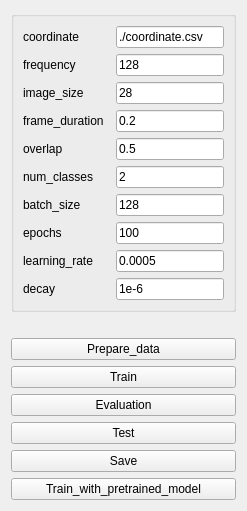
             <widget class="QWidget" name="to_eegclf">
              <layout class="QGridLayout" name="gridLayout_32">
               <item row="0" column="0">
                <widget class="QGroupBox" name="groupBox">
                 <layout class="QGridLayout" name="gridLayout_36">
                  <item row="2" column="2">
                   <widget class="QLineEdit" name="lineEdit_eegclf_image_size">
                    <property name="text">
                     <string>28</string>
                    </property>
                   </widget>
                  </item>
                  <item row="6" column="2">
                   <widget class="QLineEdit" name="lineEdit_eegclf_batch_size">
                    <property name="text">
                     <string>128</string>
                    </property>
                   </widget>
                  </item>
                  <item row="7" column="2">
                   <widget class="QLineEdit" name="lineEdit_eegclf_epochs">
                    <property name="text">
                     <string>100</string>
                    </property>
                   </widget>
                  </item>
                  <item row="5" column="2">
                   <widget class="QLineEdit" name="lineEdit_eegclf_num_classes">
                    <property name="text">
                     <string>2</string>
                    </property>
                   </widget>
                  </item>
                  <item row="1" column="0">
                   <widget class="QLabel" name="label_38">
                    <property name="text">
                     <string>frequency</string>
                    </property>
                   </widget>
                  </item>
                  <item row="9" column="0">
                   <widget class="QLabel" name="label_46">
                    <property name="text">
                     <string>decay</string>
                    </property>
                   </widget>
                  </item>
                  <item row="0" column="0">
                   <widget class="QLabel" name="label_15">
                    <property name="text">
                     <string>coordinate</string>
                    </property>
                   </widget>
                  </item>
                  <item row="8" column="0">
                   <widget class="QLabel" name="label_44">
                    <property name="text">
                     <string>learning_rate</string>
                    </property>
                   </widget>
                  </item>
                  <item row="2" column="0">
                   <widget class="QLabel" name="label_39">
                    <property name="text">
                     <string>image_size</string>
                    </property>
                   </widget>
                  </item>
                  <item row="4" column="2">
                   <widget class="QLineEdit" name="lineEdit_eegclf_overlap">
                    <property name="text">
                     <string>0.5</string>
                    </property>
                   </widget>
                  </item>
                  <item row="6" column="0">
                   <widget class="QLabel" name="label_45">
                    <property name="text">
                     <string>batch_size</string>
                    </property>
                   </widget>
                  </item>
                  <item row="0" column="2">
                   <widget class="QLineEdit" name="lineEdit_eegclf_coordinate">
                    <property name="text">
                     <string>./coordinate.csv</string>
                    </property>
                   </widget>
                  </item>
                  <item row="4" column="0">
                   <widget class="QLabel" name="label_40">
                    <property name="text">
                     <string>overlap</string>
                    </property>
                   </widget>
                  </item>
                  <item row="3" column="2">
                   <widget class="QLineEdit" name="lineEdit_eegclf_frame_duration">
                    <property name="text">
                     <string>0.2</string>
                    </property>
                   </widget>
                  </item>
                  <item row="7" column="0" colspan="2">
                   <widget class="QLabel" name="label_43">
                    <property name="text">
                     <string>epochs</string>
                    </property>
                   </widget>
                  </item>
                  <item row="5" column="0">
                   <widget class="QLabel" name="label_41">
                    <property name="text">
                     <string>num_classes</string>
                    </property>
                   </widget>
                  </item>
                  <item row="1" column="2">
                   <widget class="QLineEdit" name="lineEdit_eegclf_frequency">
                    <property name="text">
                     <string>128</string>
                    </property>
                   </widget>
                  </item>
                  <item row="8" column="2">
                   <widget class="QLineEdit" name="lineEdit_eegclf_learning_rate">
                    <property name="text">
                     <string>0.0005</string>
                    </property>
                   </widget>
                  </item>
                  <item row="3" column="0">
                   <widget class="QLabel" name="label_42">
                    <property name="text">
                     <string>frame_duration</string>
                    </property>
                   </widget>
                  </item>
                  <item row="9" column="2">
                   <widget class="QLineEdit" name="lineEdit_eegclf_decay">
                    <property name="text">
                     <string>1e-6</string>
                    </property>
                   </widget>
                  </item>
                 </layout>
                </widget>
               </item>
               <item row="11" column="0">
                <widget class="QPushButton" name="eegclf_train_with_pretrained_model">
                 <property name="text">
                  <string>Train_with_pretrained_model</string>
                 </property>
                </widget>
               </item>
               <item row="9" column="0">
                <widget class="QPushButton" name="eegclf_test">
                 <property name="text">
                  <string>Test</string>
                 </property>
                </widget>
               </item>
               <item row="1" column="0">
                <spacer name="verticalSpacer">
                 <property name="orientation">
                  <enum>Qt::Vertical</enum>
                 </property>
                 <property name="sizeType">
                  <enum>QSizePolicy::Fixed</enum>
                 </property>
                 <property name="sizeHint" stdset="0">
                  <size>
                   <width>20</width>
                   <height>20</height>
                  </size>
                 </property>
                </spacer>
               </item>
               <item row="2" column="0">
                <widget class="QPushButton" name="pushButton_eegclf_prepare_data">
                 <property name="text">
                  <string>Prepare_data</string>
                 </property>
                </widget>
               </item>
               <item row="4" column="0">
                <widget class="QPushButton" name="eegclf_train">
                 <property name="text">
                  <string>Train</string>
                 </property>
                </widget>
               </item>
               <item row="5" column="0">
                <widget class="QPushButton" name="pushButton_eegclf_eval">
                 <property name="text">
                  <string>Evaluation</string>
                 </property>
                </widget>
               </item>
               <item row="10" column="0">
                <widget class="QPushButton" name="pushButton_eegclf_save">
                 <property name="text">
                  <string>Save</string>
                 </property>
                </widget>
               </item>
              </layout>
             </widget>
